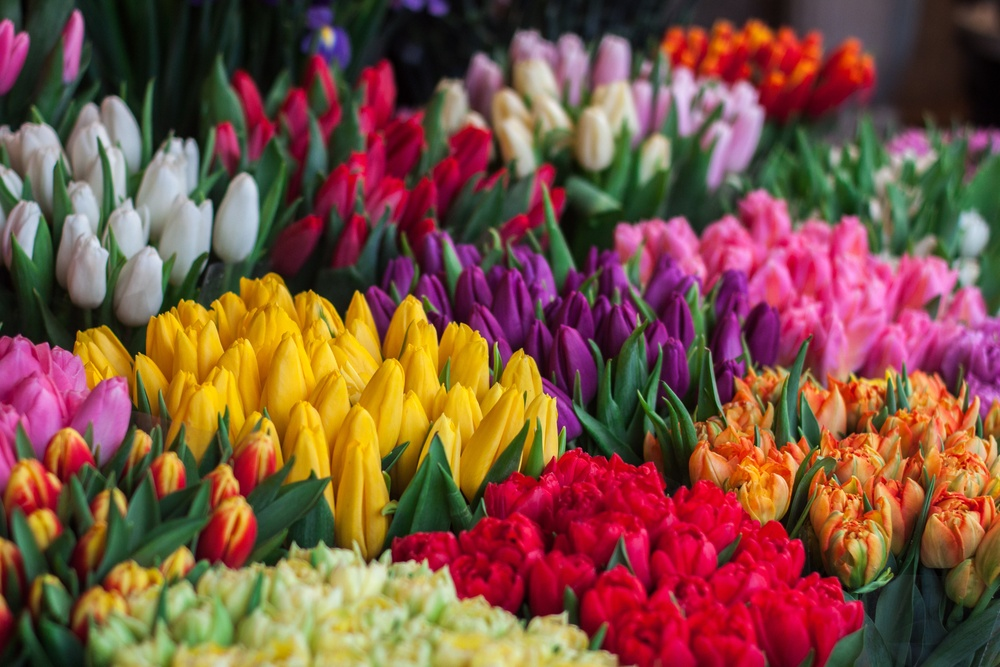
#> input picture A2/solutions/im1_1.jpg, 1000 x 667 px, shrunk from 4752 x 3168 before the run
$ jupyter execute 20104442_Assignment_2_Ques1.ipynb
#> lines starting #> are read from the running program, lines starting #| are printed output that depends on the picture
#> further down, im1 is the input picture: shape (667, 1000, 3); mean B, G, R 64.8, 81.6, 125.5
[cell 1]
# Copyright 2021 IITK EE604A Image Processing. All Rights Reserved.
#
# Licensed under the MIT License. Use and/or modification of this code outside of EE604 must reference:
#
# © IITK EE604A Image Processing
#
# Author: Dheeraj Bharti, Chiranjeev Prachand and Prof T. Sandhan, Department of Electrical Engineering, IIT Kanpur

Q1. Colour processing

In this question, first we will change image from RGB colour space to Gray and HSV colour space. then in the second part we have to write a program which will delete a particular colour from a coloured image and the reverse problem, in which it will delete all colours but one from a coloured image.

Some references:

1) https://docs.opencv.org/4.5.1/df/d9d/tutorial_py_colorspaces.html

2) https://docs.opencv.org/4.5.1/de/d25/imgproc_color_conversions.html

3) https://en.wikipedia.org/wiki/HSL_and_HSV#Color_conversion_formulae

[cell 2]
import cv2
import numpy as np
import matplotlib.pyplot as plt

[cell 3]
# If by mistake image files are not available in folder the programs below do not say "file is not available".
# Rather it blames some of the operation in the function below. I DID THIS MISTAKE AND WASTED MY TIME IN DEBUGGING (unnecessarily).
# Hence in this cell i am just checking if image files are available or not. I am importing "os" library just for checking.
# This cell has no relation to any of the algorithm assigned to us. We can surely remove this cell and the notebook will run normally.
import os
print("Notation: True -> Available, False -> Not Available")
print("Is Image 1 available (True/False) ", os.path.exists('./im1_1.jpg'))
print("Is Image 2 available (True/False) ", os.path.exists('./im1_2.jpg'))
print("Is Image 3 available (True/False) ", os.path.exists('./im1_3.jpg'))
print("Is Image 4 available (True/False) ", os.path.exists('./im1_4.jpg'))

# Customized Function

[cell 4]
def rgb2hsv_pix(rgb_color):
    '''
    This function converts rgb (in order) value of one pixel to hsi value

    Input:
    - rgb_color - list having 3 values r, g, b (in order)

    Output:
    - h,s,v - returns individual values of h,s,v.

    Used modules:
    - Numpy only

    '''
    rgb_sum = np.sum(np.array(rgb_color))
    r = rgb_color[0] / 255
    g = rgb_color[1] / 255
    b = rgb_color[2] / 255

    c_theta = 0.5*((r-g)+(r-b)) / (((r-g)**2 + (r-b)*(g-b))**0.5)
    theta = np.arccos(c_theta) * 180 / np.pi
    if b>g:
        theta = 360 - theta
    h = theta

    v = (1/3) * (r+g+b)
    s = (1 - (3/(r+g+b))*min(r,g,b))
    #   Den_H = (2*r - g - b)
    #   Num_H = np.sqrt(3)*(g - b)
    #   h = np.arctan2(Num_H , Den_H) * (180 / np.pi)

    return h,s,v

# [135 lines left out: functions hsv2rgb_pix, hsv2rgb, bgr2gray_pix, bgr2hsv_pix, not called in this run]

[cell 5]
def bgr2gray(img):
    '''
    Write a program which takes an 3 channel uint8 np array of color image and
    convertes it to a single channel uint8 np array of gray image.

    Input:
    - img - 3 Channel uint8 np array in order bgr

    Output:
    - gray_img - single channel uint8 np array gray image.

    Allowed modules:
    - Numpy, Math(if needed)
    - you are not allowed to use any cv functions or direct implementations.

    '''
    img = img/255
    gray_img = img[:,:,0] + img[:,:,1] + img[:,:,2]
    gray_img = (gray_img / np.sqrt(3)) *255
    gray_img = gray_img.astype(int)
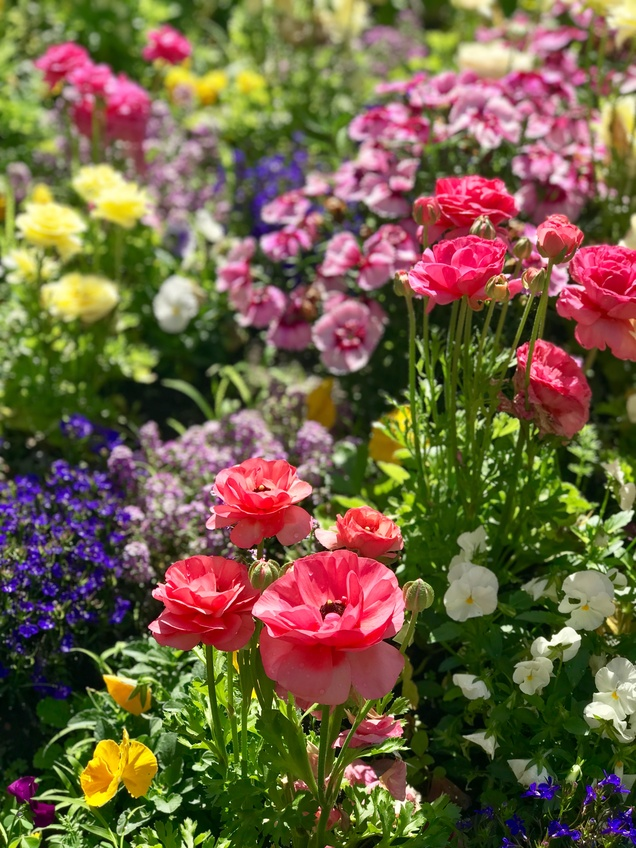
#> input picture A2/solutions/im1_2.jpg, 636 x 848 px, shrunk from 3024 x 4032 before the run
#> further down, im2 is the input picture: shape (848, 636, 3); mean B, G, R 66.5, 95.7, 113.2
    return gray_img

[cell 6]
# Testing function bgr2gray
im1 = cv2.imread("im1_1.jpg")
im1_gray = bgr2gray(im1)
plt.imshow(im1_gray, cmap='gray')

[cell 7]
def bgr2hsv(img):
    '''
    Write a program which takes an 3 channel uint8 np array of image in BGR space
    and convertes it to a 3 channel uint8 np array of image in HSV space.

    Input:
    - img - 3 Channel uint8 np array in order bgr

    Output:
    - out_img - 3 channel uint8 np array image in HSV order.

    Allowed modules:
    - Numpy, Math(if needed)
    - you are not allowed to use any cv functions or direct implementations.

    '''
    n_rows = img.shape[0]
#> n_rows = 848
    n_cols = img.shape[1]
#> n_cols = 636
    out_img = np.zeros((n_rows, n_cols, 3))
    delta = 0.01 #  Just to avoid Saturation value to get divided by 0
    img = (img+delta)/(255+delta)
#> img: shape (848, 636, 3) float64
    rgb_img = np.zeros((n_rows, n_cols, 3))
    rgb_img[:,:,0] = img[:,:,2]
    rgb_img[:,:,1] = img[:,:,1]
    rgb_img[:,:,2] = img[:,:,0]
    I = ((1/3) * (rgb_img[:,:,0] + rgb_img[:,:,1] + rgb_img[:,:,2]))
    S = (1 - np.divide(np.minimum(rgb_img[:,:,2], np.minimum(rgb_img[:,:,0], rgb_img[:,:,1])), I))
    Den_H = (2*rgb_img[:,:,0] - rgb_img[:,:,1] - rgb_img[:,:,2])
    Num_H = np.sqrt(3)*(rgb_img[:,:,1] - rgb_img[:,:,2])
    H = np.arctan2(Num_H , Den_H) * (180 / np.pi)
    out_img[:,:,0] = H
    out_img[:,:,1] = S
    out_img[:,:,2] = I
    return out_img

[cell 8]
# Testing function bgr2hsv
im2 = cv2.imread("im1_2.jpg")
im2_hsv = bgr2hsv(im2)
plt.imshow(im2_hsv, cmap='hsv')

[cell 9]
def filter_color(img, color):
    '''
    Write a program takes a coloured image and returns a colored image filtering a
    specific colour from it. The ouput image will not cosists of that one colour,
    but other colours are not affected.
    For example, if the image is of rainbow and we choose to filter orange colour
    then the output image will consists of all colours except orange, the pixels
    containing the orange colors are converted to gray.

    Inputs:
    - img     - 3 channel uint8 np array containg an image in bgr format
    - color   - the 3x1 array containg the bgr values of colour which is to be
              filtered from image

    Output:
    - out_img - 3 channel uint8 np array containg colour filtered image in RGB format

    Allowed modules:
    - Numpy, cv, math(if required).
    - You are not allowed to use any direct implimentations.

    Hint:
    - Use HSV colour space to find the pixels containing that colour

    '''
    hsv_img = bgr2hsv(img)
    rgb_color = color
    rgb_color[0] = color[2]
    rgb_color[1] = color[1]
    rgb_color[2] = color[0]

    h,s,v = rgb2hsv_pix(rgb_color)
    # h_new,s_new,v_new = rgb2hsv_pix(rgb_color)
    # print(h,s,v)
    # print(h_new,s_new,v_new)

    n_rows = img.shape[0]
    n_cols = img.shape[1]
    threshold = 10
    out_img = np.zeros((n_rows,n_cols,3))
    out_img[:,:,0] = img[:,:,2]
    out_img[:,:,1] = img[:,:,1]
    out_img[:,:,2] = img[:,:,0]

    for i in range(n_rows):
        for j in range(n_cols):
            if np.abs(h - hsv_img[i,j,0]) <= threshold:
                temp = (img[i,j,0] + img[i,j,1] + img[i,j,2])/255
                temp = (temp_img / np.sqrt(3)) *255
                out_img[i,j,0] = temp
                out_img[i,j,1] = temp
                out_img[i,j,2] = temp
    out_img = out_img.astype(int)
    return out_img

[cell 10]
im3 = cv2.imread("im1_3.jpg")
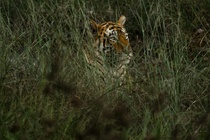
#> input picture A2/solutions/im1_3.jpg, 210 x 140 px, shrunk from 1000 x 667 before the run
#> im3 is the input picture: shape (140, 210, 3); mean B, G, R 30.9, 53, 51.7
im3 = cv2.cvtColor(im3, cv2.COLOR_BGR2RGB)
im3_filtered = filter_color(im3, [0, 165, 255])
#> in filter_color, `out_img[:,:,1] = img[:,:,1]`:
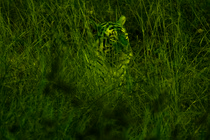
#> out_img: shape (140, 210, 3) float64; mean R, G, B 30.9, 53, 0
plt.imshow(im3_filtered)

[cell 11]
def color_pop(img, color):

    '''
    Write a program which pops a particular colour in a coloured image. This problem
    is inverse to the previous one. Here all the colours are converted to gray
    except the color given.

    Inputs:
    - img     - 3 channel uint8 np array containg an image in bgr format
    - color   - the 3x1 array containg the bgr values of colour which is to be
              popped in image

    Output:
    - out_img - 3 channel uint8 np array containg colour popped image in RGB format

    Allowed modules:
    - Numpy, cv, math(if required).
    - You are not allowed to use any direct implimentations.

    Hint:
    - Use HSV colour space to find the pixels containing that colour

    '''
    threshold = 10
    hsv_img = bgr2hsv(img)
    rgb_color = color
    rgb_color[0] = color[2]
    rgb_color[1] = color[1]
    rgb_color[2] = color[0]

    h,s,v = rgb2hsv_pix(rgb_color)
    # h_new,s_new,v_new = rgb2hsv_pix(rgb_color)
    # print(h,s,v)
    # print(h_new,s_new,v_new)

    n_rows = img.shape[0]
    n_cols = img.shape[1]

    out_img = np.zeros((n_rows,n_cols,3))
    out_img[:,:,0] = img[:,:,2]
    out_img[:,:,1] = img[:,:,1]
    out_img[:,:,2] = img[:,:,0]

    for i in range(n_rows):
        for j in range(n_cols):
            if np.abs(h - hsv_img[i,j,0]) > threshold:
                temp = (img[i,j,0] + img[i,j,1] + img[i,j,2])/3
                # temp = (temp / np.sqrt(3)) *255
                out_img[i,j,0] = temp
                out_img[i,j,1] = temp
                out_img[i,j,2] = temp
    out_img = out_img.astype(int)

    return out_img

[cell 12]
im4 = cv2.imread("im1_4.jpg")
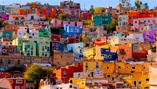
#> input picture A2/solutions/im1_4.jpg, 157 x 89 px, shrunk from 748 x 421 before the run
#> im4 is the input picture: shape (89, 157, 3); mean B, G, R 85.9, 97.6, 133.8
im4 = cv2.cvtColor(im4, cv2.COLOR_BGR2RGB)
im4_pop = color_pop(im4, [0, 255, 0])
#> in bgr2hsv (call 3), `img = (img+delta)/(255+delta)`:
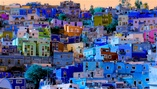
#> img: shape (89, 157, 3) float64; mean of channels 0, 1, 2 0.525, 0.383, 0.337; drawn as B, G, R
#> in bgr2hsv (call 3), `rgb_img[:,:,1] = img[:,:,1]`:
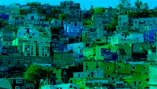
#> rgb_img: shape (89, 157, 3) float64; mean of channels 0, 1, 2 0.337, 0.383, 0; drawn as B, G, R
#> in bgr2hsv (call 3), `I = ((1/3) * (rgb_img[:,:,0] + rgb_img[:,:,1] + rgb_img[:,:,2]))`:
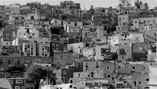
#> I: shape (89, 157) float64; min 0.00135, max 0.928, mean 0.415
#> in bgr2hsv (call 3), `S = (1 - np.divide(np.minimum(rgb_img[:,:,2], np.minimum(rgb_img[:,:,0..`:
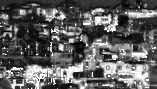
#> S: shape (89, 157) float64; min -2.22e-16, max 1, mean 0.374; drawn with min black and max white
#> in bgr2hsv (call 3), `Num_H = np.sqrt(3)*(rgb_img[:,:,1] - rgb_img[:,:,2])`:
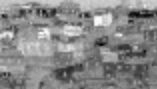
#> Num_H: shape (89, 157) float64; min -1.34, max 0.713, mean -0.246; drawn with min black and max white
#> in bgr2hsv (call 3), `H = np.arctan2(Num_H , Den_H) * (180 / np.pi)`:
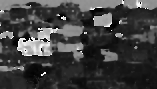
#> H: shape (89, 157) float64; min -179.4, max 180, mean -88.8; drawn with min black and max white
plt.imshow(im4_pop)

[cell 13]
im1 = cv2.imread("im1_1.jpg")
im2 = cv2.imread("im1_2.jpg")
im3 = cv2.imread("im1_3.jpg")
im4 = cv2.imread("im1_4.jpg")

im1_gray = bgr2gray(im1)
im2_hsv = bgr2hsv(im2)
im3_filtered = filter_color(im3, [0, 165, 255])
im4_pop = color_pop(im4, [0, 255, 0])
